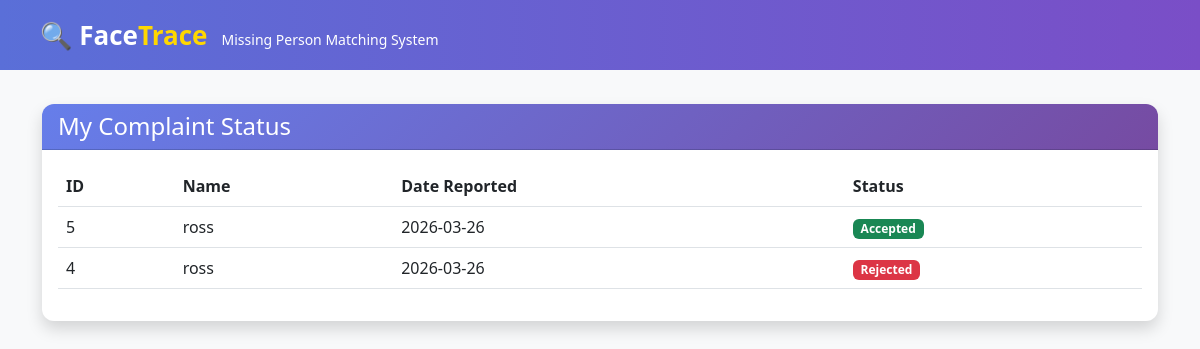
Screenshot of /user/complaint_status (signed in) with the database file from the repository.
### tables this page shows
CREATE TABLE complaints (
                id INTEGER PRIMARY KEY AUTOINCREMENT,
                user_id INTEGER NOT NULL,
                name TEXT NOT NULL,
                age INTEGER,
                gender TEXT,
                photo TEXT,
                description TEXT,
                marks TEXT,
                location TEXT,
                date DATE,
                status TEXT DEFAULT 'pending',
                reporter_name TEXT,
                relationship TEXT,
                phone TEXT,
                email TEXT,
                address TEXT,
                created_at TIMESTAMP DEFAULT CURRENT_TIMESTAMP, admin_notes TEXT,
                FOREIGN KEY(user_id) REFERENCES users(id)
            );

### app.py (the view)
@app.route('/user/complaint_status')
@login_required
def complaint_status():
    with get_db() as conn:
        complaints = conn.execute('SELECT * FROM complaints WHERE user_id = ? ORDER BY id DESC', (session['user_id'],)).fetchall()
        complaints_list = []
        for complaint in complaints:
            complaint_dict = dict(complaint)
            if complaint_dict.get('created_at'):
                try:
                    if isinstance(complaint_dict['created_at'], str):
                        complaint_dict['created_at'] = datetime.strptime(complaint_dict['created_at'], '%Y-%m-%d %H:%M:%S')
                except:
                    pass
            complaints_list.append(complaint_dict)
    return render_template('user/complaint_status.html', complaints=complaints_list)

### app.py (called while the page is built)
def get_db():
    conn = sqlite3.connect('FaceTrace.db', timeout=30, check_same_thread=False)
    conn.row_factory = sqlite3.Row
    return conn

def login_required(f):
    @wraps(f)
    def decorated_function(*args, **kwargs):
        if 'user_id' not in session:
            flash('Please log in first.', 'warning')
            return redirect(url_for('login'))
        return f(*args, **kwargs)
    return decorated_function

### templates/user/complaint_status.html (shortened to what this page needs)
{% extends "base.html" %}
{% block content %}
<div class="container mt-4">
    <div class="row">
        <div class="col-12">
            <div class="card shadow">
                <div class="card-header bg-primary text-white">
                    <h4 class="mb-0">My Complaint Status</h4>
                </div>
                <div class="card-body">
                    {% if complaints and complaints|length > 0 %}
                    <div class="table-responsive">
                        <table class="table table-hover">
                            <thead>
                                <tr>
                                    <th>ID</th>
                                    <th>Name</th>
                                    <th>Date Reported</th>
                                    <th>Status</th>
                                </tr>
                            </thead>
                            <tbody>
                                {% for complaint in complaints %}
                                <tr>
                                    <td>{{ complaint.id }}</td>
                                    <td>{{ complaint.name }}</td>
                                    <td>
                                        {% if complaint.created_at %}
                                            {% if complaint.created_at is string %}
                                                {{ complaint.created_at[:10] }}
                                            {% else %}
                                                {{ complaint.created_at.strftime('%Y-%m-%d') }}
                                            {% endif %}
                                        {% else %}
                                            N/A
                                        {% endif %}
                                    </td>
                                    <td>
                                        {% if complaint.status == 'pending' %}
                                            <span class="badge bg-warning text-dark">Pending</span>
                                        {% elif complaint.status == 'accepted' %}
                                            <span class="badge bg-success">Accepted</span>
                                        {% elif complaint.status == 'rejected' %}
                                            <span class="badge bg-danger">Rejected</span>
                                        {% else %}
                                            <span class="badge bg-secondary">{{ complaint.status }}</span>
                                        {% endif %}
                                    </td>
                                </tr>
                                {% endfor %}
                            </tbody>
                        </table>
                    </div>
                    {% endif %}
                </div>
            </div>
        </div>
    </div>
</div>
{% endblock %}

### static/css/style.css (style rules this page uses)
:root { --primary: #667eea; --secondary: #764ba2; --success: #28a745; --warning: #fd7e14; --danger: #dc3545; }
body { font-family: 'Segoe UI', Tahoma, Geneva, Verdana, sans-serif; background-color: #f8f9fa; color: #333; }
.card { border: none; border-radius: 12px; box-shadow: 0 4px 15px rgba(0,0,0,0.08); margin-bottom: 20px; }
.card-header { background: linear-gradient(135deg, var(--primary), var(--secondary)); color: white; border-radius: 12px 12px 0 0 !important; }
body { padding-top: 80px; }

### rows the page displays
complaints: id "5", name "ross", created_at "2026-03-26", status "Accepted"
complaints: id "4", name "ross", created_at "2026-03-26", status "Rejected"
